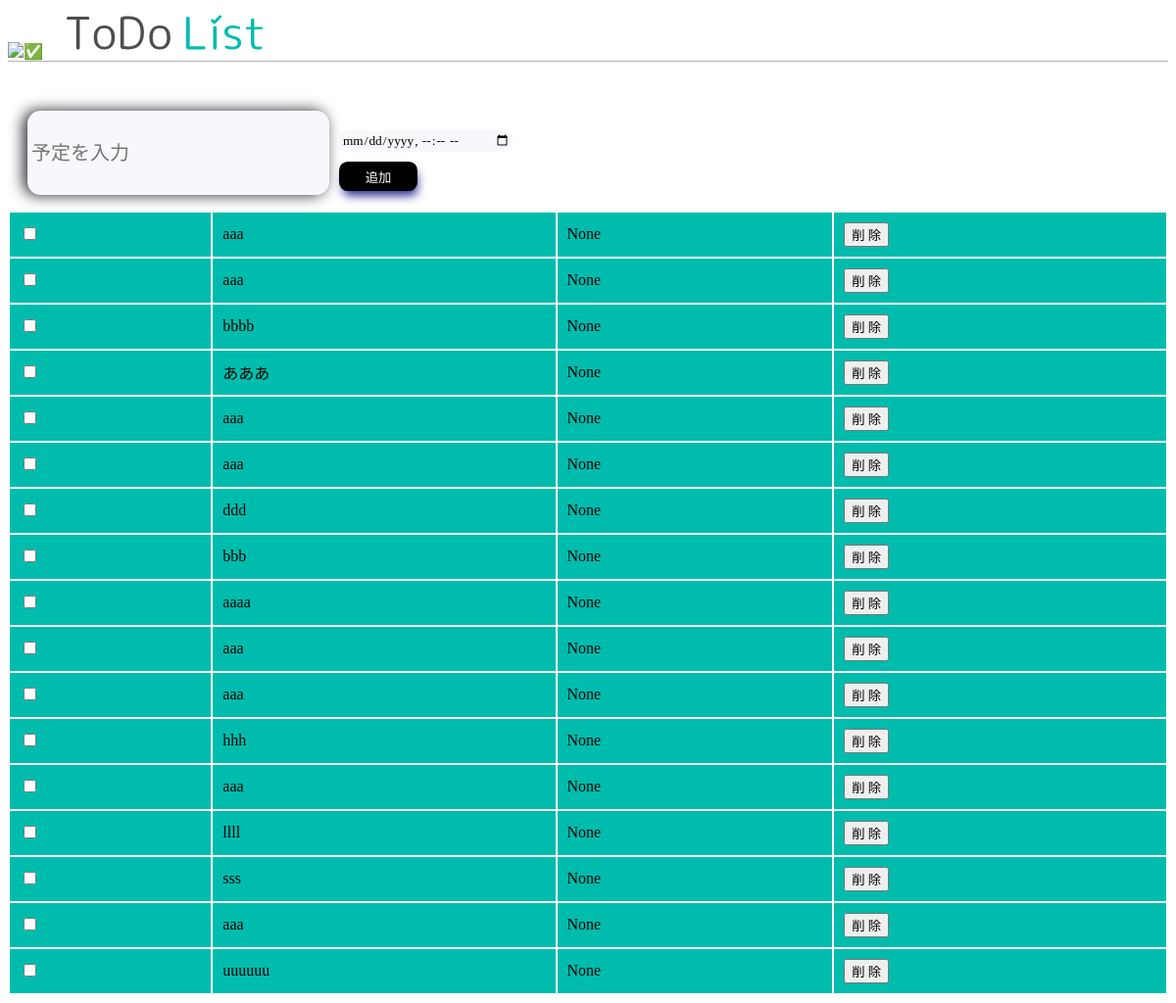
Before: / with the older database file.
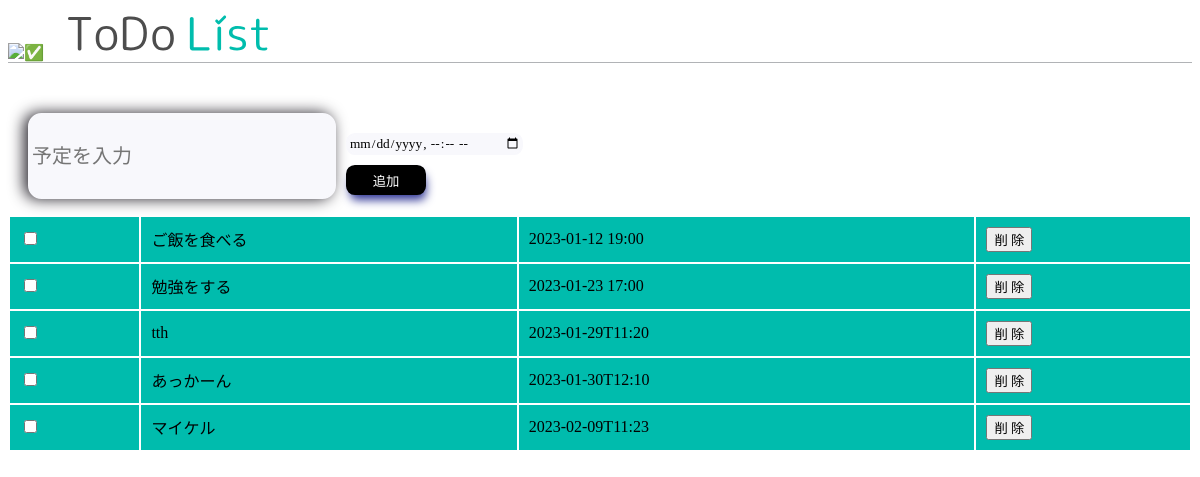
After: the same page with the newer database file.
### tables this page shows
CREATE TABLE todo(id integer PRIMARY KEY AUTOINCREMENT, todo_data text, todo_deadline datetime, check_data boolean);

### app.py (the view)
@app.route('/')
def todo_db():
  con = sqlite3.connect('todo_list.db')
  con.execute("CREATE TABLE IF NOT EXISTS todo(id integer PRIMARY KEY AUTOINCREMENT, todo_data text, todo_deadline datetime)")
  con.commit()
  cur = con.execute("SELECT * FROM todo")
  cur = con.execute("select * from todo order by todo_deadline")
  data = cur.fetchall()
  cur.close()
  return render_template('index.html', data = data)

### templates/index.html (shortened to what this page needs)
<!DOCTYPE html>
<html lang="ja">
<head>
    <link rel="stylesheet" type="text/css" href="../static/css/main.css">
</head>
<body background="https://cdn.discordapp.com/attachments/1058362475877240974/1068082655524044850/konstantin-kleine-V1NVvXmO_dk-unsplash.jpg”%3E%22%3E">
    <header>
        <img src="https://images.goodsmile.info/cgm/images/product/20210513/11189/84603/large/1c62c769931f85ed2b8f24df5ade7969.jpg" alt="✅" id="logomark">
        <img src="../img/logo/ver02.svg" alt="✅" id="logoword">
    </header>
    <form id="schedule" action='/register_done'>
        <div>
            <input type="text" id="todo" placeholder="予定を入力" name="todo" class="schedule" maxlength="30">
        </div>
        <div>
            <input type="datetime-local" id="limit" name="time">
        </div>
        <div>
            <button type="submit" id="add-submit" formmethod="get">追加</button>
        </div>
    </form>
    <div>
        <table id="todo_table">
                {% for item in data %}
                <tr id="oboro">
                    <td><input type="checkbox" id="fav-{{item[0]}}" name="fav-{{item[0]}}" value="{{item[0]}}"></td>
                    <td>{{item[1]}}</td>
                    <td>{{item[2]}}</td>
                    <td><button type="button" id="{{item[0]}}" >削 除</button></td>
                </tr>
                {% endfor %}
        </table>
    </div>
</body>
</html>

### static/css/main.css (style rules this page uses)
img#logomark { width: 50px; height: 50px; }
img#logoword { margin-left: 20px; width: 200px; height: 50px; }
header { border-bottom:1px solid #B1B3B6; margin-bottom: 50px; }
form { background-color: #fff; }
input#todo { width: 300px; height: 80px; font-size: 20px; margin-left: 20px; border: 2px solid #F8F8FC; background-color: #F8F8FC; border-radius: 0.67em; float: left; }
input#limit { margin-top: 20px; margin-left: 10px; margin-bottom: 10px; border: 2px solid #F8F8FC; background-color: #F8F8FC; border-radius: 0.67em; }
button#add-submit { margin-left: 10px; width: 80px; height: 30px; color: #fff; background-color: #000; border: 2px solid #000; border-radius: 0.67em; }
input[type="checkbox"] { color: #00bcad; }
#todo_table { width: 100%; }
tr { background-color: #00bcad; }
table td { padding : 10px; }
.schedule { box-shadow: -4px 0px 15px 0px #28252d; border-radius: 10px; }
#add-submit { box-shadow: 2px 7px 10px -2px #313796; border-radius: 100px; transition:0.3s; cursor: pointer; }
#limit { cursor: pointer; }
* { font-family:"ヒラギノ丸ゴ Pro W4","ヒラギノ丸ゴ Pro","Hiragino Maru Gothic Pro"; }

Changed rows visible on the page:
removed todo: todo_data "aaa", item "None"
removed todo: todo_data "aaa", item "None"
removed todo: todo_data "bbbb", item "None"
removed todo: todo_data "あああ", item "None"
removed todo: todo_data "aaa", item "None"
removed todo: todo_data "aaa", item "None"
removed todo: todo_data "ddd", item "None"
removed todo: todo_data "bbb", item "None"
removed todo: todo_data "aaaa", item "None"
removed todo: todo_data "aaa", item "None"
removed todo: todo_data "aaa", item "None"
removed todo: todo_data "hhh", item "None"
removed todo: todo_data "aaa", item "None"
removed todo: todo_data "llll", item "None"
removed todo: todo_data "sss", item "None"
removed todo: todo_data "aaa", item "None"
removed todo: todo_data "uuuuuu", item "None"
added todo: todo_data "ご飯を食べる", todo_deadline "2023-01-12 19:00"
added todo: todo_data "勉強をする", todo_deadline "2023-01-23 17:00"
added todo: todo_data "tth", todo_deadline "2023-01-29T11:20"
added todo: todo_data "あっかーん", todo_deadline "2023-01-30T12:10"
added todo: todo_data "マイケル", todo_deadline "2023-02-09T11:23"
